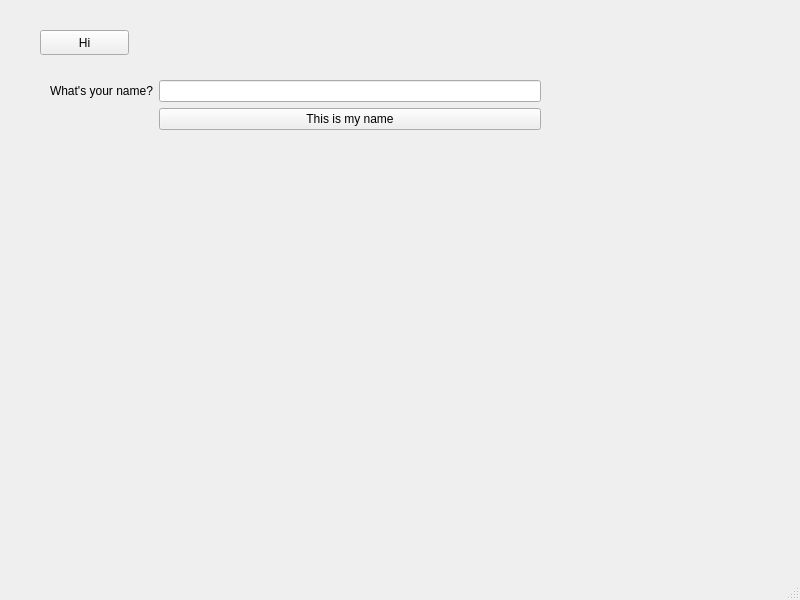
<?xml version="1.0" encoding="UTF-8"?>
<ui version="4.0">
 <class>MainWindow</class>
 <widget class="QMainWindow" name="MainWindow">
  <property name="geometry">
   <rect>
    <x>0</x>
    <y>0</y>
    <width>800</width>
    <height>600</height>
   </rect>
  </property>
  <property name="windowTitle">
   <string>MainWindow</string>
  </property>
  <widget class="QWidget" name="centralwidget">
   <widget class="QPushButton" name="pushButton">
    <property name="geometry">
     <rect>
      <x>40</x>
      <y>30</y>
      <width>89</width>
      <height>25</height>
     </rect>
    </property>
    <property name="text">
     <string>Hi</string>
    </property>
   </widget>
   <widget class="QLabel" name="label">
    <property name="geometry">
     <rect>
      <x>140</x>
      <y>30</y>
      <width>171</width>
      <height>17</height>
     </rect>
    </property>
    <property name="text">
     <string/>
    </property>
   </widget>
   <widget class="QWidget" name="formLayoutWidget">
    <property name="geometry">
     <rect>
      <x>50</x>
      <y>80</y>
      <width>491</width>
      <height>201</height>
     </rect>
    </property>
    <layout class="QFormLayout" name="formLayout">
     <item row="1" column="0">
      <widget class="QLabel" name="label_2">
       <property name="text">
        <string>What's your name?</string>
       </property>
      </widget>
     </item>
     <item row="1" column="1">
      <widget class="QLineEdit" name="lineEdit"/>
     </item>
     <item row="3" column="0" colspan="2">
      <widget class="QLabel" name="label_3">
       <property name="text">
        <string/>
       </property>
      </widget>
     </item>
     <item row="2" column="1">
      <widget class="QPushButton" name="pushButton_2">
       <property name="text">
        <string>This is my name</string>
       </property>
      </widget>
     </item>
    </layout>
   </widget>
  </widget>
  <widget class="QMenuBar" name="menubar">
   <property name="geometry">
    <rect>
     <x>0</x>
     <y>0</y>
     <width>800</width>
     <height>22</height>
    </rect>
   </property>
  </widget>
  <widget class="QStatusBar" name="statusbar"/>
 </widget>
 <resources/>
 <connections/>
</ui>
